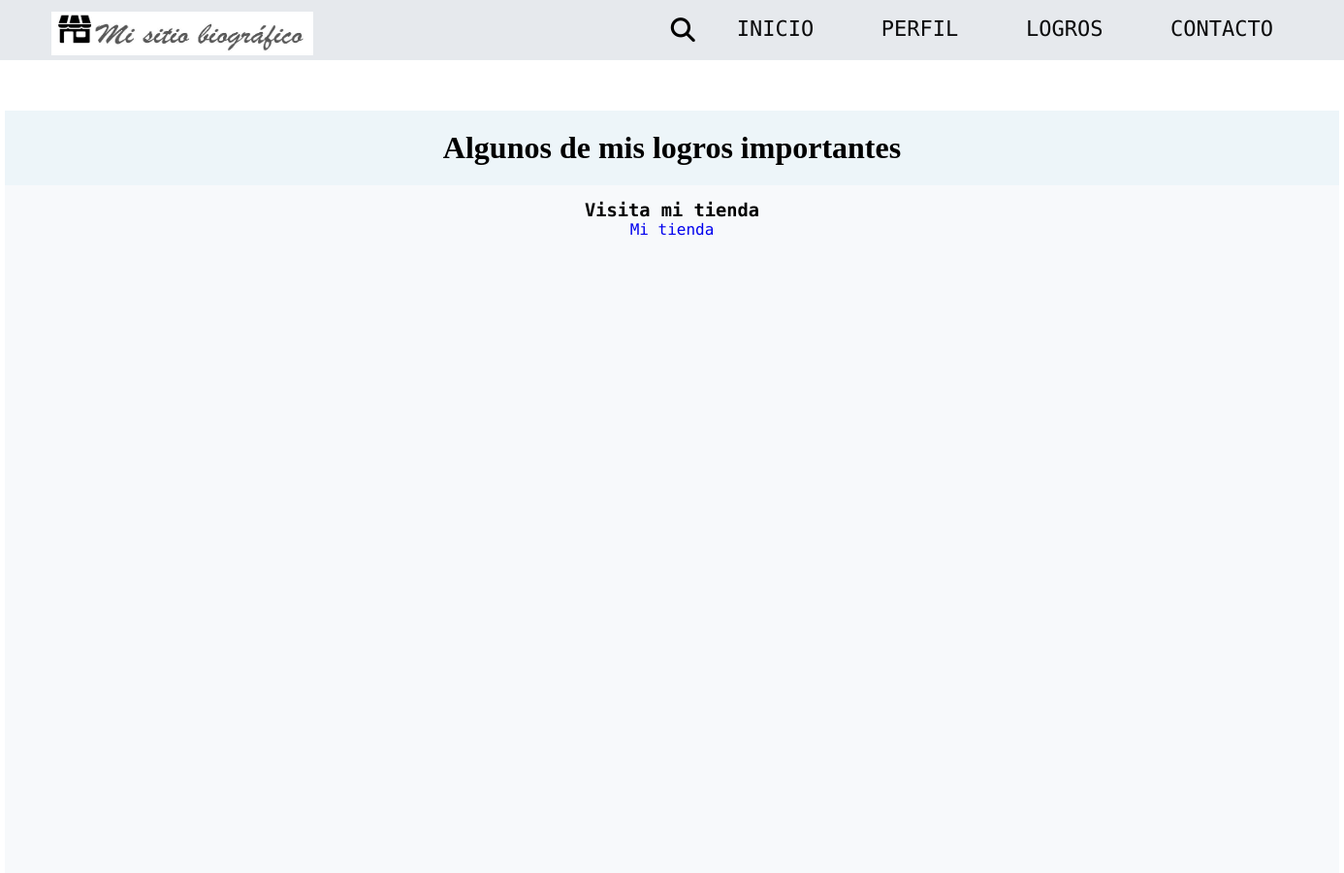
The app's page /logro/ (upper part), older data.
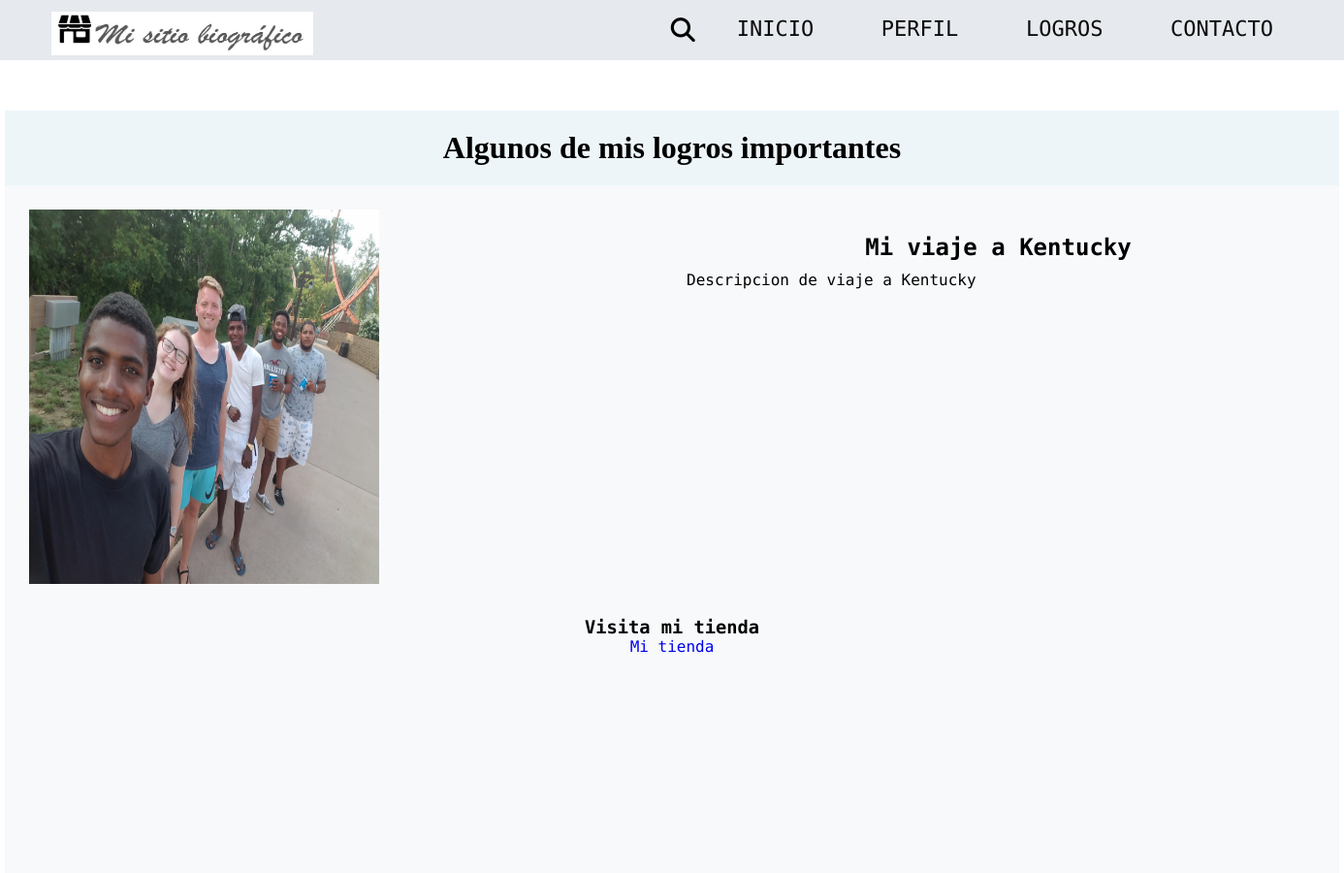
The same page, newer data.
### logro/models.py (models this page shows, shortened)
class Achievements(models.Model):
    title = models.CharField(max_length = 200, verbose_name = 'Titulo')
    description = models.TextField(verbose_name = 'Descripcion')
    content = models.TextField(verbose_name = 'Contenido')
    image = models.ImageField(verbose_name= 'Imagen', upload_to= 'logro')
    link = models.URLField(null = True, blank = True, verbose_name = 'Enlace')
    created = models.DateTimeField(verbose_name = 'Fecha de creacion')
    updated = models.DateTimeField(verbose_name = 'Fecha de actualizacion')
    class Meta:
        verbose_name = 'Logro'
        verbose_name_plural = 'Logros'
        ordering = ["-created"]

### logro/views.py (the view)
# urls.py: path('', include('logro.urls')),
def logro(request):
    logros = Achievements.objects.all()
    return render (request, 'logro/logro.html', {'logros':logros})

### logro/templates/logro/logro.html
{% extends 'core/base.html' %}
{% load static %}
    {% block content %}
    <main class="main_logros">
        <h1>Algunos de mis logros importantes</h1>
        {% for logro in logros %}
        <div class="k_logro">
                <figure class="lg_figure">
                    <img src="{{ logro.image.url }}" alt="Kentucky" >
                </figure>
            <div class="k_descripcion">
                <h2>{{ logro.title }}</h2>
                <p>{{ logro.description }}</p>
            </div>
        </div>
        {% endfor %}
        <div>
            <h3>
                    Visita mi tienda
            </h3>
            <a href="tienda.html"> Mi tienda</a>
        </div>
    </main>
    {% endblock %}

### core/templates/core/base.html (shortened to what this page needs)
<!DOCTYPE html>
<html lang="en">
<head>
    {% load static %}
    <link rel="stylesheet" href="{% static 'core/css/main.css' %}">
    <link rel="stylesheet" href="{% static 'core/css/all.min.css' %}">
    <link rel="stylesheet" href="{% static 'core/css/media-query.css' %}">
    <link rel="stylesheet" href="https://cdnjs.cloudflare.com/ajax/libs/font-awesome/6.3.0/css/all.min.css">
</head>
<body class="home-body">
        <header class="header">
                <div class="header_menu">
                    <div class="menu">
                        <nav class="nav-home">
                            <nav class="home_icon">
                                <div class="logo-inicio">
                                    <a href="{% url 'home' %}">
                                    <img src="{% static 'core/img/HomeSitio.JPG' %} " width="270" height="45" alt="Logo-inicio">
                                    </a>
                                </div>
                            </nav>
                        </nav>
                        <nav class = "nav-main">
                            <div id="ctn_icon_search" class="icon_search">
                                <i class="fa fa-search" aria-hidden="true" id="icon-search"></i>
                            </div>
                            <ul class = "nav-menu-right" >
                                <li class = "menu__item">
                                    <a class = "menu__link" href="{% url 'home' %}">Inicio</a>
                                    <a class = "menu__link" href="{% url 'perfil' %}">Perfil</a>
                                    <a class = "menu__link" href="{% url 'logro' %}">Logros</a>
                                    <a class = "menu__link" href="{% url 'contacto' %}">Contacto</a>
                                </li>
                            </ul>
                        </nav>
                    </div>
                </div>
         </header>
            {% block content %}
            {% endblock %}
</body>
</html>

### core/static/core/css/main.css (style rules this page uses)
* { padding: 0; margin: 0; text-decoration: none; box-sizing: border-box; list-style: none; }
body { font-family: 'Roboto Mono', sans-serif; font-family: 400; overflow: scroll; text-align: center; }
.home-body { position: relative; top: 0; bottom: 0; left: 0; right: 0; width: 100%; margin: 0 auto; }
.header { width: 100%; height: 62px; background-color: #e6e9ed; margin: 0 auto; position: fixed; left: 0; top: 0; transition: all 0.5s ease; z-index: 15; }
.header_menu { display: grid; grid-template-rows: 2fr 1fr; grid-template-columns: 1fr 1fr; height: 100px; width: 1280px; box-sizing: border-box; margin: 0 auto; }
.menu { width: 1280px; height: 50px; display: grid; grid-template-columns: 1fr 2fr; padding-top: 6px; margin: 6px auto; z-index: 12; }
.nav-home { height: 75px; grid-column: 1; justify-content: left; }
.home_icon { display: flex; size-adjust: 100px; }
.nav-main { display: grid; grid-column: 1fr 3fr; justify-content: right; width: 100%; height: 30px; grid-column: 2; }
.nav-menu-right { grid-column: 2; display: inline-block; width: 100%; margin-top: 5px; margin-left: 10px; }
.menu__item { float: right; position: relative; list-style-type: none; }
.menu__link { color: #0a0a0b; font-size: 22px; border-radius: 3px; text-transform: uppercase; margin: 0 30px; display: inline-block; }
#ctn_icon_search i { cursor: pointer; transition: all 300ms; }
.icon_search { width: 18px; height: auto; margin-top: 5px; grid-column: 1; font-size: 25px; }
.main_logros { width: 172vh; height: 272vh; margin: 114px auto 60px auto; background-color: #f7f9fb; }
.main_logros h1 { padding: 20px; font-family:Cambria, Cochin, Georgia, Times, 'Times New Roman', serif; background-color: #edf5f9; }
.main_logros p { text-align: justify; }
.main_logros h2 { padding: 10px; }
.main_logros div { padding: 15px; }
.k_logro { display: grid; grid-template-columns: 1fr 1fr; padding: 20px; margin-top: 10px; }
.k_logro img { height: 99%; width: 95%; grid-column: 1; }
.k_descripcion { grid-column: 2; }
.lg_figure { height: 390px; width: 380px; }

Row changes from the older to the newer data that the page shows:
added Achievements: image (picture), title "Mi viaje a Kentucky", description "Descripcion de viaje a Kentucky"
